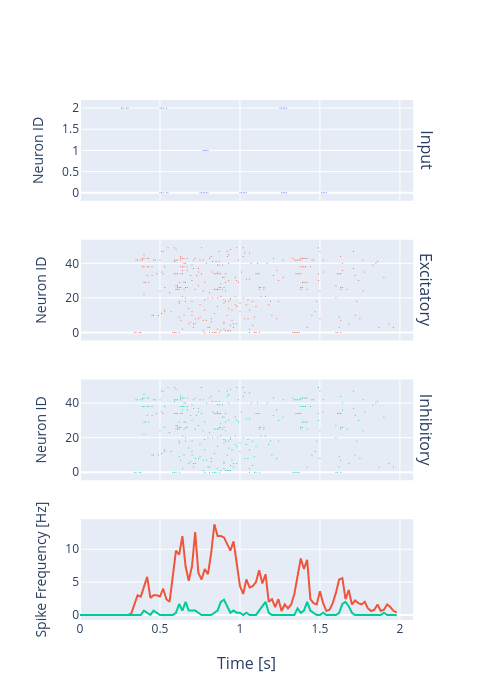

Write notebook code for a chart like this one.
### Markdown cell above
## Brian2

### Code cell
#run a simulation
# brian2_simulation.check_stp()
net, t_sim, dt, params, _ = brian2_simulation.experiment(4)

### Figure 1 — Plotly figure (JSON) as saved in the notebook; plotly's stock layout.template omitted (floating-point values rounded to 4 significant figures; data arrays with more than 128 entries replaced by an {"elided": "..."} marker saying what was removed)
{"data": [{"marker": {"color": "#636efa", "size": 1}, "mode": "markers", "name": "Input", "showlegend": false, "type": "scatter", "x": [0.26, 0.27, 0.29, 0.3, 0.5, 0.5, 0.51, 0.51, 0.52, 0.52, 0.54, 0.54, 0.55, 0.75, 0.76, 0.77, 0.77, 0.78, 0.78, 0.79, 0.79, 0.8, 0.8, 1.0, 1.01, 1.02, 1.03, 1.04, 1.25, 1.26, 1.26, 1.27, 1.27, 1.28, 1.28, 1.29, 1.29, 1.51, 1.52, 1.53, 1.54], "xaxis": "x", "y": [2, 2, 2, 2, 0, 2, 0, 2, 0, 2, 0, 2, 0, 0, 0, 0, 1, 0, 1, 0, 1, 0, 1, 0, 0, 0, 0, 0, 2, 0, 2, 0, 2, 0, 2, 0, 2, 0, 0, 0, 0], "yaxis": "y"}, {"line": {"color": "#636efa"}, "name": "Input", "showlegend": false, "type": "scatter", "x": [0.0, 0.02, 0.04, 0.06, 0.08, 0.1, 0.12, 0.14, 0.16, 0.18, 0.2, 0.22, 0.24, 0.26, 0.28, 0.3, 0.32, 0.34, 0.36, 0.38, 0.4, 0.42, 0.44, 0.46, 0.48, 0.5, 0.52, 0.54, 0.56, 0.58, 0.6, 0.62, 0.64, 0.66, 0.68, 0.7, 0.72, 0.74, 0.76, 0.78, 0.8, 0.82, 0.84, 0.86, 0.88, 0.9, 0.92, 0.94, 0.96, 0.98, 1.0, 1.02, 1.04, 1.06, 1.08, 1.1, 1.12, 1.14, 1.16, 1.18, 1.2, 1.22, 1.24, 1.26, 1.28, 1.3, 1.32, 1.34, 1.36, 1.38, 1.4, 1.42, 1.44, 1.46, 1.48, 1.5, 1.52, 1.54, 1.56, 1.58, 1.6, 1.62, 1.64, 1.66, 1.68, 1.7, 1.72, 1.74, 1.76, 1.78, 1.8, 1.82, 1.84, 1.86, 1.88, 1.9, 1.92, 1.94, 1.96, 1.98], "xaxis": "x4", "y": [NaN, NaN, NaN, NaN, NaN, NaN, NaN, NaN, NaN, NaN, NaN, NaN, NaN, NaN, NaN, NaN, NaN, NaN, NaN, NaN, NaN, NaN, NaN, NaN, NaN, NaN, NaN, NaN, NaN, NaN, NaN, NaN, NaN, NaN, NaN, NaN, NaN, NaN, NaN, NaN, NaN, NaN, NaN, NaN, NaN, NaN, NaN, NaN, NaN, NaN, NaN, NaN, NaN, NaN, NaN, NaN, NaN, NaN, NaN, NaN, NaN, NaN, NaN, NaN, NaN, NaN, NaN, NaN, NaN, NaN, NaN, NaN, NaN, NaN, NaN, NaN, NaN, NaN, NaN, NaN, NaN, NaN, NaN, NaN, NaN, NaN, NaN, NaN, NaN, NaN, NaN, NaN, NaN, NaN, NaN, NaN, NaN, NaN, NaN, NaN], "yaxis": "y4"}, {"marker": {"color": "#EF553B", "size": 1}, "mode": "markers", "name": "Excitatory", "showlegend": false, "type": "scatter", "x": {"elided": "347 float values"}, "xaxis": "x2", "y": {"elided": "347 int values"}, "yaxis": "y2"}, {"line": {"color": "#EF553B"}, "name": "Excitatory", "showlegend": false, "type": "scatter", "x": [0.0, 0.02, 0.04, 0.06, 0.08, 0.1, 0.12, 0.14, 0.16, 0.18, 0.2, 0.22, 0.24, 0.26, 0.28, 0.3, 0.32, 0.34, 0.36, 0.38, 0.4, 0.42, 0.44, 0.46, 0.48, 0.5, 0.52, 0.54, 0.56, 0.58, 0.6, 0.62, 0.64, 0.66, 0.68, 0.7, 0.72, 0.74, 0.76, 0.78, 0.8, 0.82, 0.84, 0.86, 0.88, 0.9, 0.92, 0.94, 0.96, 0.98, 1.0, 1.02, 1.04, 1.06, 1.08, 1.1, 1.12, 1.14, 1.16, 1.18, 1.2, 1.22, 1.24, 1.26, 1.28, 1.3, 1.32, 1.34, 1.36, 1.38, 1.4, 1.42, 1.44, 1.46, 1.48, 1.5, 1.52, 1.54, 1.56, 1.58, 1.6, 1.62, 1.64, 1.66, 1.68, 1.7, 1.72, 1.74, 1.76, 1.78, 1.8, 1.82, 1.84, 1.86, 1.88, 1.9, 1.92, 1.94, 1.96, 1.98], "xaxis": "x4", "y": [0.0, 0.0, 0.0, 0.0, 0.0, 0.0, 0.0, 0.0, 0.0, 0.0, 0.0, 0.0, 0.0, 0.0, 0.0, 0.0, 0.2, 1.6, 3.0, 2.8, 4.2, 5.8, 2.6, 3.0, 3.0, 2.8, 4.0, 2.4, 2.0, 5.6, 9.8, 9.2, 12.0, 7.4, 5.2, 7.4, 12.6, 6.4, 5.4, 7.0, 6.2, 9.4, 13.8, 12.0, 12.0, 11.8, 10.8, 9.8, 11.2, 7.8, 4.4, 3.2, 5.4, 4.2, 4.4, 5.0, 6.8, 4.8, 6.2, 2.0, 2.4, 1.2, 2.4, 0.6, 1.6, 1.0, 1.6, 3.2, 5.8, 8.6, 7.0, 8.4, 2.4, 1.8, 1.6, 3.6, 1.8, 0.6, 0.8, 1.8, 3.4, 5.4, 5.6, 2.4, 3.8, 1.6, 2.2, 1.8, 1.6, 2.0, 1.0, 0.6, 0.8, 1.6, 0.6, 0.8, 1.6, 1.2, 0.6, 0.4], "yaxis": "y4"}, {"marker": {"color": "#00cc96", "size": 1}, "mode": "markers", "name": "Inhibitory", "showlegend": false, "type": "scatter", "x": {"elided": "347 float values"}, "xaxis": "x3", "y": {"elided": "347 int values"}, "yaxis": "y3"}, {"line": {"color": "#00cc96"}, "name": "Inhibitory", "showlegend": false, "type": "scatter", "x": [0.0, 0.02, 0.04, 0.06, 0.08, 0.1, 0.12, 0.14, 0.16, 0.18, 0.2, 0.22, 0.24, 0.26, 0.28, 0.3, 0.32, 0.34, 0.36, 0.38, 0.4, 0.42, 0.44, 0.46, 0.48, 0.5, 0.52, 0.54, 0.56, 0.58, 0.6, 0.62, 0.64, 0.66, 0.68, 0.7, 0.72, 0.74, 0.76, 0.78, 0.8, 0.82, 0.84, 0.86, 0.88, 0.9, 0.92, 0.94, 0.96, 0.98, 1.0, 1.02, 1.04, 1.06, 1.08, 1.1, 1.12, 1.14, 1.16, 1.18, 1.2, 1.22, 1.24, 1.26, 1.28, 1.3, 1.32, 1.34, 1.36, 1.38, 1.4, 1.42, 1.44, 1.46, 1.48, 1.5, 1.52, 1.54, 1.56, 1.58, 1.6, 1.62, 1.64, 1.66, 1.68, 1.7, 1.72, 1.74, 1.76, 1.78, 1.8, 1.82, 1.84, 1.86, 1.88, 1.9, 1.92, 1.94, 1.96, 1.98], "xaxis": "x4", "y": [0.0, 0.0, 0.0, 0.0, 0.0, 0.0, 0.0, 0.0, 0.0, 0.0, 0.0, 0.0, 0.0, 0.0, 0.0, 0.0, 0.0, 0.0, 0.0, 0.0, 0.6667, 0.3333, 0.0, 0.6667, 0.3333, 0.0, 0.0, 0.0, 0.0, 0.0, 0.3333, 1.667, 0.6667, 2.0, 0.6667, 0.6667, 0.6667, 0.3333, 0.0, 0.0, 0.0, 0.0, 0.3333, 0.6667, 2.0, 2.333, 1.333, 0.3333, 0.6667, 0.3333, 0.3333, 0.0, 0.3333, 0.0, 0.0, 0.0, 0.6667, 1.333, 2.0, 0.3333, 0.0, 0.0, 0.0, 0.0, 0.0, 0.0, 0.0, 0.0, 1.0, 0.3333, 0.6667, 2.0, 0.6667, 0.3333, 0.0, 0.0, 0.3333, 0.0, 0.0, 0.0, 0.0, 0.3333, 1.667, 2.0, 1.333, 0.3333, 0.0, 0.0, 0.0, 0.0, 0.0, 0.0, 0.0, 0.0, 0.0, 0.3333, 0.0, 0.0, 0.0, 0.0], "yaxis": "y4"}], "layout": {"annotations": [{"font": {"size": 16}, "showarrow": false, "text": "Input", "textangle": 90, "x": 0.98, "xanchor": "left", "xref": "paper", "y": 0.9031, "yanchor": "middle", "yref": "paper"}, {"font": {"size": 16}, "showarrow": false, "text": "Excitatory", "textangle": 90, "x": 0.98, "xanchor": "left", "xref": "paper", "y": 0.6344, "yanchor": "middle", "yref": "paper"}, {"font": {"size": 16}, "showarrow": false, "text": "Inhibitory", "textangle": 90, "x": 0.98, "xanchor": "left", "xref": "paper", "y": 0.3656, "yanchor": "middle", "yref": "paper"}, {"font": {"size": 16}, "showarrow": false, "text": "Time [s]", "x": 0.49, "xanchor": "center", "xref": "paper", "y": 0, "yanchor": "top", "yref": "paper", "yshift": -30}], "height": 700, "width": 500, "xaxis": {"anchor": "y", "domain": [0, 0.98], "matches": "x4", "showticklabels": false}, "xaxis2": {"anchor": "y2", "domain": [0, 0.98], "matches": "x4", "showticklabels": false}, "xaxis3": {"anchor": "y3", "domain": [0, 0.98], "matches": "x4", "showticklabels": false}, "xaxis4": {"anchor": "y4", "domain": [0, 0.98]}, "yaxis": {"anchor": "x", "domain": [0.8063, 1], "title": {"text": "Neuron ID"}}, "yaxis2": {"anchor": "x2", "domain": [0.5375, 0.7312], "title": {"text": "Neuron ID"}}, "yaxis3": {"anchor": "x3", "domain": [0.2687, 0.4625], "title": {"text": "Neuron ID"}}, "yaxis4": {"anchor": "x4", "domain": [0, 0.1938], "title": {"text": "Spike Frequency [Hz]"}}}}
